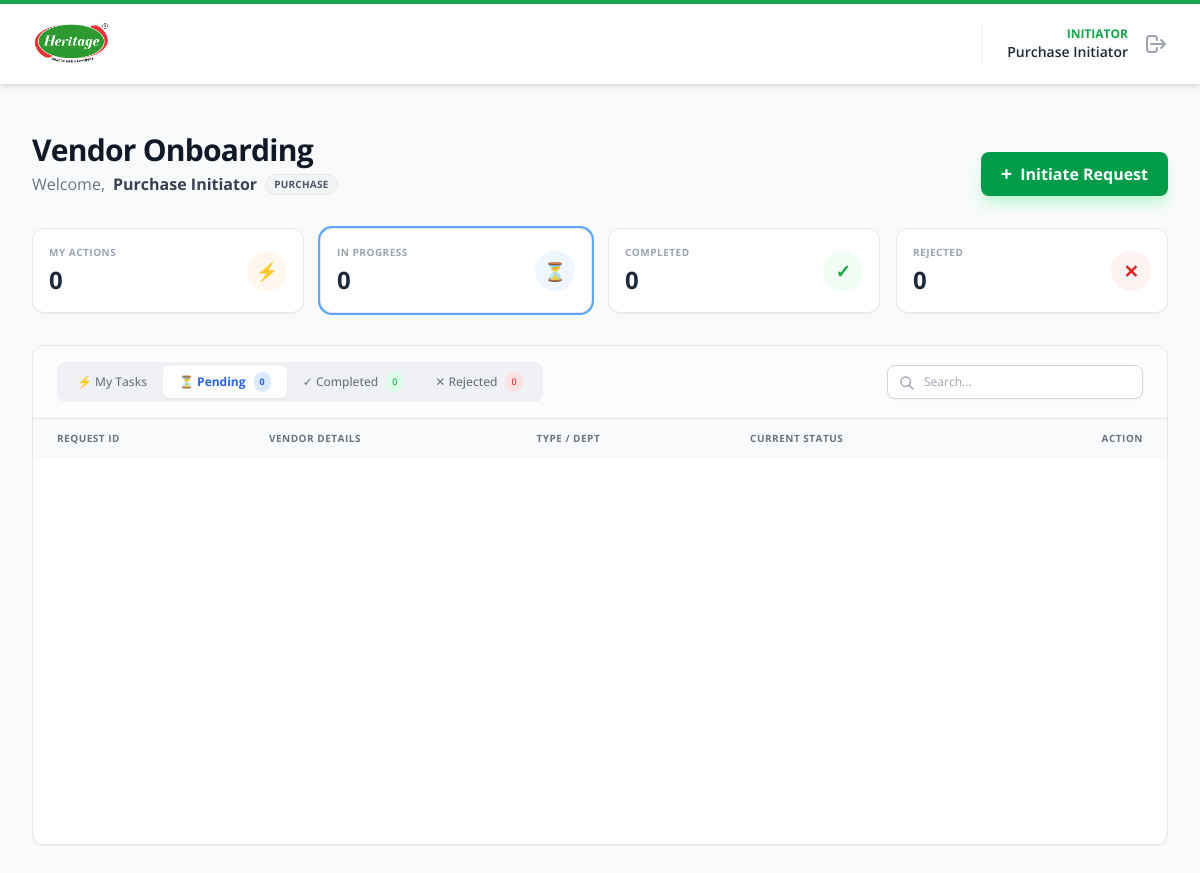
Before: /dashboard (signed in) with the older database file.
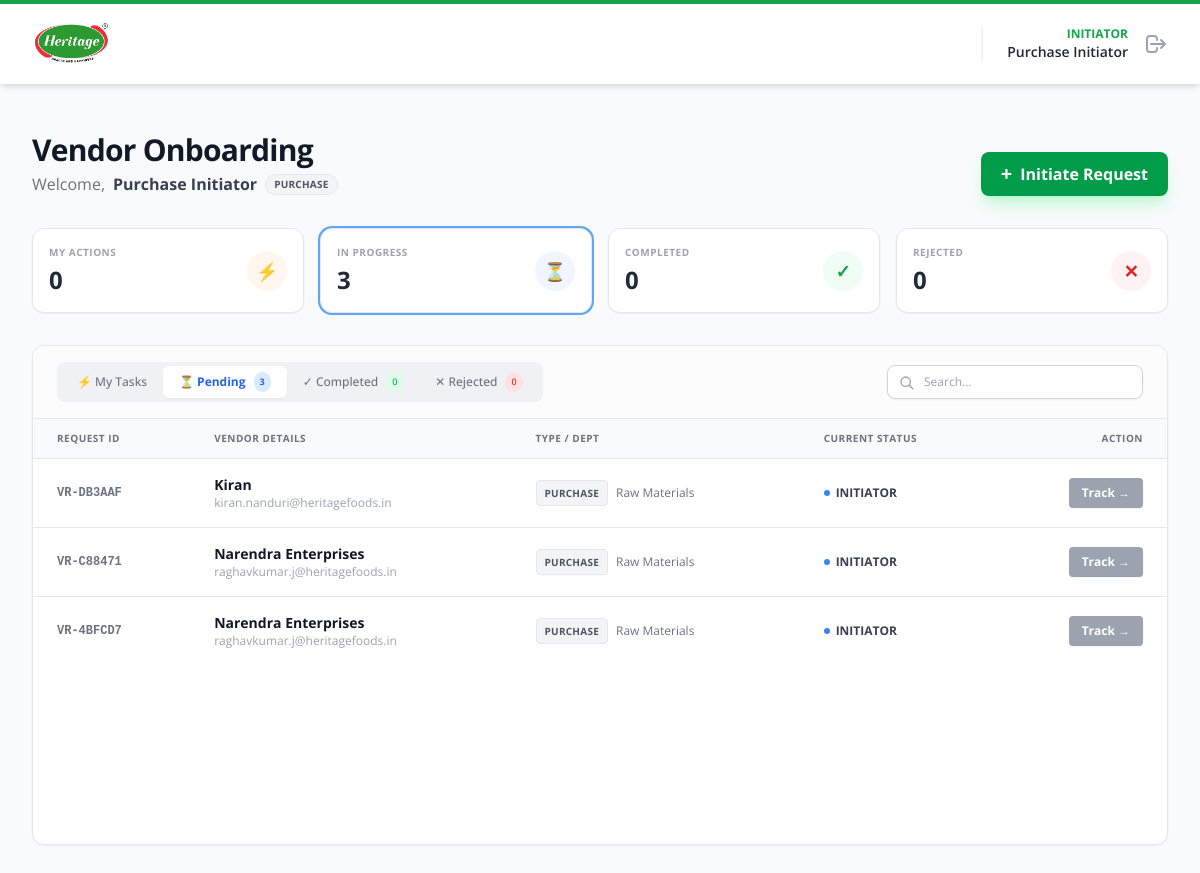
After: the same page with the newer database file.
### app/models.py (models this page shows, shortened)
class VendorRequest(db.Model):
    id = db.Column(db.Integer, primary_key=True)
    request_id = db.Column(db.String(20), unique=True, nullable=False)
    token = db.Column(db.String(100), unique=True, nullable=False)
    created_at = db.Column(db.DateTime, default=datetime.utcnow)
    status = db.Column(db.String(20), default='DRAFT')
    current_dept_flow = db.Column(db.String(20))
    current_step_number = db.Column(db.Integer, default=1)
    finance_stage = db.Column(db.String(20))
    initiator_id = db.Column(db.Integer, db.ForeignKey('user.id'))
    initiator_dept = db.Column(db.String(50))
    vendor_type = db.Column(db.String(50))
    title = db.Column(db.String(10))
    vendor_name_basic = db.Column(db.String(100))
    trade_name = db.Column(db.String(100))
    constitution = db.Column(db.String(50))
    cin_number = db.Column(db.String(21))
    contact_person_name = db.Column(db.String(100))
    contact_person_designation = db.Column(db.String(50))
    mobile_number = db.Column(db.String(15))
    mobile_number_2 = db.Column(db.String(15))
    landline_number = db.Column(db.String(15))
    vendor_email = db.Column(db.String(100))
    product_service_description = db.Column(db.Text)
    street = db.Column(db.String(100))
    street_2 = db.Column(db.String(100))
    street_3 = db.Column(db.String(100))
    street_4 = db.Column(db.String(100))
    city = db.Column(db.String(50))
    state = db.Column(db.String(50))
    postal_code = db.Column(db.String(10))
    region_code = db.Column(db.String(10))
    gst_registered = db.Column(db.String(5))
    gst_number = db.Column(db.String(15))
    gst_file_path = db.Column(db.String(200))
    pan_number = db.Column(db.String(10))
    pan_file_path = db.Column(db.String(200))
    msme_registered = db.Column(db.String(5))
    msme_type = db.Column(db.String(50))
    msme_number = db.Column(db.String(50))
    msme_file_path = db.Column(db.String(200))
    tds_file_path = db.Column(db.String(200))
    bank_name = db.Column(db.String(100))
    bank_account_holder_name = db.Column(db.String(100))
    bank_account_no = db.Column(db.String(50))
    bank_ifsc = db.Column(db.String(20))
    bank_proof_file_path = db.Column(db.String(200))
    payment_terms = db.Column(db.String(50))
    incoterms = db.Column(db.String(50))
    account_group = db.Column(db.String(50))
    purchase_org = db.Column(db.String(50))
    gl_account = db.Column(db.String(50))
    house_bank = db.Column(db.String(50))
    sap_id = db.Column(db.String(20))
    last_query = db.Column(db.Text)
    tax_details = db.relationship('VendorTaxDetail', backref='vendor_request', lazy=True, cascade="all, delete-orphan")

### app/blueprints/main.py (the view)
@main_bp.route('/dashboard')
@login_required
def dashboard():
    if current_user.role == 'admin':
        all_reqs = VendorRequest.query.order_by(VendorRequest.created_at.desc()).all()
    elif current_user.role == 'initiator':
        all_reqs = VendorRequest.query.filter_by(initiator_id=current_user.id).order_by(VendorRequest.created_at.desc()).all()
    else:
        if current_user.department in ['Finance', 'IT', 'HR']:
            all_reqs = VendorRequest.query.order_by(VendorRequest.created_at.desc()).all()
        else:
            all_reqs = VendorRequest.query.filter_by(initiator_dept=current_user.department).order_by(VendorRequest.created_at.desc()).all()
    pending_items = []
    for r in all_reqs:
        r.pending_action = False
        if r.status in ['DRAFT', 'REJECTED', 'COMPLETED', 'PENDING_VENDOR']: continue
        pending_email, stage_name = get_next_approver_email(r)
        if pending_email and current_user.email:
            if pending_email.strip().lower() == current_user.email.strip().lower():
                r.pending_action = True
                pending_items.append(r)
    stats = {
        'total': len(all_reqs),
        'action_required': len(pending_items),
        'completed': sum(1 for r in all_reqs if r.status == 'COMPLETED'),
        'rejected': sum(1 for r in all_reqs if r.status == 'REJECTED'),
        'in_process': sum(1 for r in all_reqs if r.status not in ['DRAFT', 'COMPLETED', 'REJECTED']),
        'stuck_dept': sum(1 for r in all_reqs if r.current_dept_flow == 'DEPT' and r.status == 'PENDING_APPROVAL'),
        'stuck_finance': sum(1 for r in all_reqs if r.current_dept_flow == 'FINANCE' and r.status == 'PENDING_APPROVAL'),
        'stuck_it': sum(1 for r in all_reqs if r.current_dept_flow == 'IT' and r.status == 'PENDING_APPROVAL'),
    }
    dept_categories = []
    if current_user.department:
        rules = CategoryRouting.query.filter_by(department=current_user.department).all()
        dept_categories = sorted(list(set([r.category_name for r in rules])))
        if not dept_categories: dept_categories = ["General Goods", "Services"]
    return render_template('main/dashboard.html',
                           requests=all_reqs,
                           stats=stats,
                           dept_categories=dept_categories)

### app/templates/main/dashboard.html (shortened to what the changed rows need)
{% extends "base.html" %}
{% block content %}
<div class="max-w-7xl mx-auto pb-12" x-data="{
    activeTab: '{{ 'process' if current_user.role == 'admin' else ('tasks' if stats.action_required > 0 else 'process') }}',
    searchQuery: ''
}">
    <div class="flex flex-col md:flex-row justify-between items-end mb-8 gap-4">
        <div>
            <h1 class="text-3xl font-bold text-gray-900 tracking-tight">Vendor Onboarding</h1>
        </div>
    </div>
    <div class="grid grid-cols-1 {{ 'md:grid-cols-3' if current_user.role == 'admin' else 'md:grid-cols-4' }} gap-4 mb-8">
        <div class="bg-white p-4 rounded-xl border border-gray-200 shadow-sm flex items-center justify-between group hover:border-blue-300 transition cursor-pointer"
             @click="activeTab = 'process'" :class="activeTab === 'process' ? 'ring-2 ring-blue-400' : ''">
            <div>
                <p class="text-[10px] font-bold text-gray-400 uppercase tracking-wider">In Progress</p>
                <h3 class="text-2xl font-bold text-gray-800 mt-1">{{ stats.in_process }}</h3>
            </div>
        </div>
    </div>
    <div class="bg-white rounded-xl shadow-sm border border-gray-200 overflow-hidden min-h-[500px]">
        <div class="px-6 py-4 border-b border-gray-200 flex flex-col md:flex-row justify-between items-center gap-4 bg-gray-50/50">
            <div class="flex bg-gray-200/50 p-1 rounded-lg overflow-x-auto max-w-full">
                <button @click="activeTab = 'process'"
                        :class="activeTab === 'process' ? 'bg-white text-blue-600 shadow-sm font-bold' : 'text-gray-500 font-medium hover:text-gray-700'"
                        class="px-4 py-1.5 text-xs rounded-md transition-all duration-200 flex items-center gap-2 whitespace-nowrap">
                    <span>⏳ Pending</span>
                    <span class="bg-blue-100 text-blue-600 px-1.5 py-0.5 rounded-full text-[9px]">{{ stats.in_process }}</span>
                </button>
            </div>
        </div>
        <div class="overflow-x-auto">
            <table class="min-w-full divide-y divide-gray-200">
                <thead class="bg-gray-50">
                    <tr>
                        <th class="px-6 py-3 text-left text-[10px] font-bold text-gray-500 uppercase tracking-wider">Request ID</th>
                        <th class="px-6 py-3 text-left text-[10px] font-bold text-gray-500 uppercase tracking-wider">Vendor Details</th>
                        <th class="px-6 py-3 text-left text-[10px] font-bold text-gray-500 uppercase tracking-wider">Type / Dept</th>
                        <th class="px-6 py-3 text-left text-[10px] font-bold text-gray-500 uppercase tracking-wider">Current Status</th>
                        <th class="px-6 py-3 text-right text-[10px] font-bold text-gray-500 uppercase tracking-wider">Action</th>
                    </tr>
                </thead>
                <tbody class="bg-white divide-y divide-gray-200 text-sm">
                    {% for req in requests %}
                    <tr x-show="(
                            (activeTab === 'tasks' && '{{ req.pending_action }}' === 'True') ||
                            (activeTab === 'process' && '{{ req.status }}' !== 'COMPLETED' && '{{ req.status }}' !== 'REJECTED' && '{{ req.status }}' !== 'DRAFT') ||
                            (activeTab === 'completed' && '{{ req.status }}' === 'COMPLETED') ||
                            (activeTab === 'rejected' && '{{ req.status }}' === 'REJECTED')
                        ) && (
                            '{{ req.request_id }}'.toLowerCase().includes(searchQuery.toLowerCase()) ||
                            '{{ req.vendor_name_basic }}'.toLowerCase().includes(searchQuery.toLowerCase()) ||
                            '{{ req.status }}'.toLowerCase().includes(searchQuery.toLowerCase())
                        )"
                        class="hover:bg-gray-50 transition group {{ 'bg-orange-50/30' if req.pending_action else '' }}">
                        <td class="px-6 py-4 whitespace-nowrap font-mono text-xs font-bold text-gray-500">
                            {{ req.request_id }}
                        </td>
                        <td class="px-6 py-4 whitespace-nowrap">
                            <div class="text-sm font-bold text-gray-900 group-hover:text-green-700 transition">{{ req.vendor_name_basic }}</div>
                            <div class="text-xs text-gray-400">{{ req.vendor_email }}</div>
                        </td>
                        <td class="px-6 py-4 whitespace-nowrap">
                            <div class="flex items-center gap-2">
                                <span class="bg-gray-100 text-gray-600 text-[10px] px-2 py-0.5 rounded border border-gray-200 font-bold uppercase tracking-wide">
                                    {{ req.initiator_dept }}
                                </span>
                                <span class="text-xs text-gray-500">{{ req.vendor_type }}</span>
                            </div>
                        </td>
                        <td class="px-6 py-4 whitespace-nowrap">
                            {% if req.status == 'COMPLETED' %}
                                <span class="inline-flex items-center px-2.5 py-0.5 rounded-full text-xs font-bold bg-green-100 text-green-800 border border-green-200">
                                    <span class="w-1.5 h-1.5 bg-green-500 rounded-full mr-1.5"></span>
                                    Active / Completed
                                </span>
                            {% elif req.status == 'REJECTED' %}
                                <span class="inline-flex items-center px-2.5 py-0.5 rounded-full text-xs font-bold bg-red-100 text-red-800 border border-red-200">
                                    Rejected
                                </span>
                            {% else %}
                                <div class="flex flex-col">
                                    <span class="text-xs font-bold text-gray-700 flex items-center gap-1.5">
                                        <span class="w-1.5 h-1.5 bg-blue-500 rounded-full animate-pulse"></span>
                                        {{ req.current_dept_flow.replace('_', ' ') }}
                                    </span>
                                </div>
                            {% endif %}
                        </td>
                        <td class="px-6 py-4 whitespace-nowrap text-right">
                            <a href="{{ url_for('main.review_request', req_id=req.id) }}"
                               class="inline-flex items-center px-3 py-1.5 border border-transparent text-xs font-bold rounded shadow-sm text-white
                               {{ 'bg-green-600 hover:bg-green-700' if req.pending_action else 'bg-gray-400 hover:bg-gray-500' }} transition">
                                {{ 'Review' if req.pending_action else 'Track' }} &rarr;
                            </a>
                        </td>
                    </tr>
                    {% endfor %}
                </tbody>
            </table>
        </div>
    </div>
</div>
{% endblock %}

Changed rows visible on the page:
added VendorRequest: request_id "VR-DB3AAF", vendor_name_basic "Kiran", vendor_email "kiran.nanduri@heritagefoods.in", initiator_dept "PURCHASE", vendor_type "Raw Materials", current_dept_flow.replace "INITIATOR", pending_action "Track"
added VendorRequest: request_id "VR-C88471", vendor_name_basic "Narendra Enterprises", vendor_email "raghavkumar.j@heritagefoods.in", initiator_dept "PURCHASE", vendor_type "Raw Materials", current_dept_flow.replace "INITIATOR", pending_action "Track"
added VendorRequest: request_id "VR-4BFCD7", vendor_name_basic "Narendra Enterprises", vendor_email "raghavkumar.j@heritagefoods.in", initiator_dept "PURCHASE", vendor_type "Raw Materials", current_dept_flow.replace "INITIATOR", pending_action "Track"
Other visible differences:
{{ stats.in_process }}: "0" → "3"
